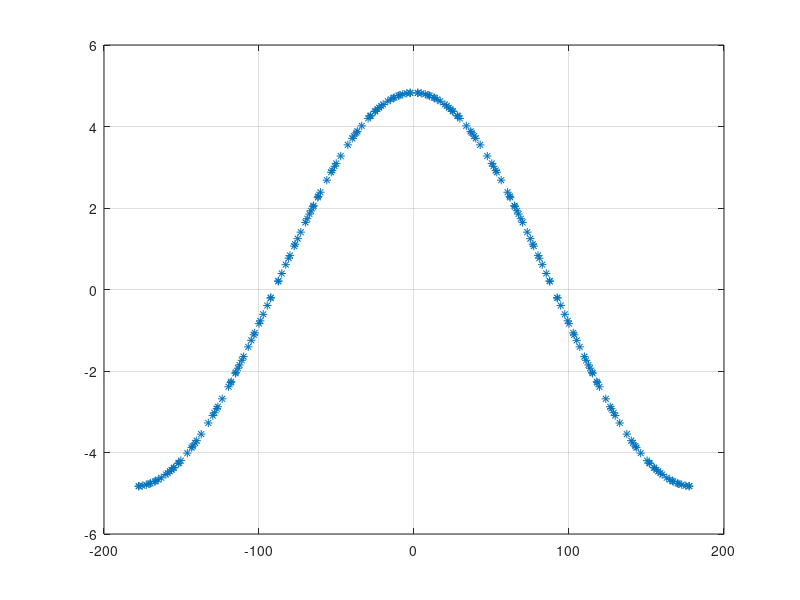
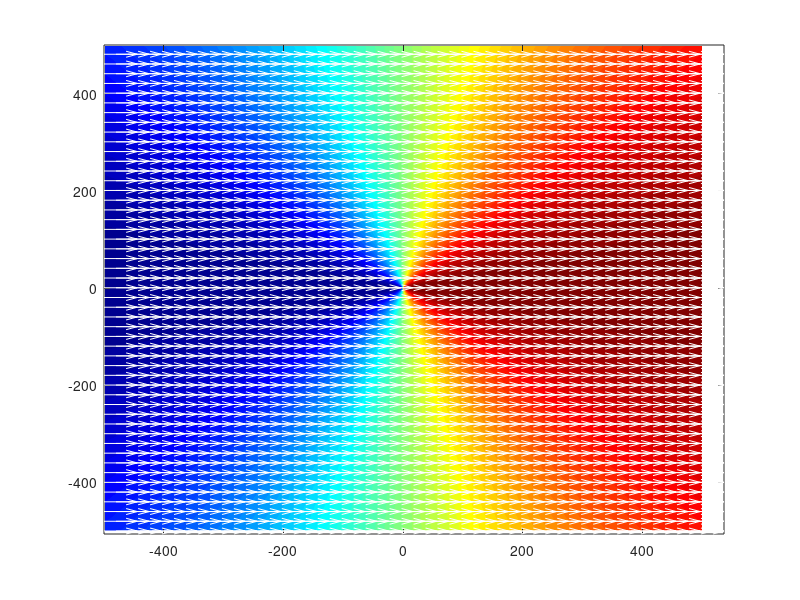

The MATLAB source for these figures, in order:
%% Wind field in 3D space
clear;
% close all;

nx = 1000; 
ny = 1000;
nz = 100;


vx = linspace(-5e2, 5e2, nx); % positions of x, y and z in space
vy = linspace(-5e2, 5e2, ny);

x0 = 3e2;
y0 = 3e2;
r0x = 0.5e2;
r0y = 0.5e2;

x1 = -3e2; 
y1 = 3e2;
r1x = 0.5e2; 
r1y = 0.5e2;


% vz = linspace(-5e2, 5e2, nz);

[x_, y_] = ndgrid(vx, vy); % ndgrid of position vectors
r_ = sqrt(x_.^2 + y_.^2);
phi_ = unwrap(angle(x_ + 1j .* y_));

x = (x_ - x0)/r0x; y = (y_ - y0)/r0y;
x11 = (x_ - x1)/r1x; y11 = (y_ - y1)/r1y;

% x = x_; y = y_;


r = sqrt(x.^2 + y.^2);

% phi = unwrap(angle(x + 1j .* y));
phi = pi/2 - atan2(y, x);

A = 5 .* exp(-(r - 1)/(2 .* 1^2));

r1 = sqrt(x11.^2 + y11.^2);

% phi = unwrap(angle(x + 1j .* y));
phi1 = pi/2 - atan2(y11, x11);

A1 = 5 .* exp(-(r1 - 1)/(2 .* 1^2));

ux = 5;

% 
% u = ux  .* ones(size(x));
% v = zeros(size(x));
% w = zeros(size(x));


u = ux .* ones(size(x));% + A .* cos(phi) + A1 .* cos(phi1);
v = zeros(size(x)); % -A .* sin(phi) - A1 .* sin(phi1);
w = zeros(size(x));


%%

% quiver3(x, y, z, u, v, w)


%% Have the co-ordinate system in polar form

% r = sqrt(x_.^2 + y_.^2);
% theta = atan(z./x);
% phi = atan(y./x);

% theta = unwrap(angle(z + 1j .* x));
theta = pi/12;
% phi = unwrap(angle(x_ + 1j .* y_));


% [r, theta, phi] = ndgrid(r, theta, phi);

vr = cos(theta) .* cos(phi_) .* u + cos(theta) .* sin(phi_) .* v + sin(theta) .* w;
vtheta = sin(theta) .* cos(phi_) .* u + sin(theta) .* sin(phi_) .* v - cos(theta) .* w;
vphi = -sin(phi_) .* u + cos(phi_) .* v;

%% plot of radial velocity
% 
% 
% % figure; surf(x, y, z, vr); shading interp; colorbar; colormap('jet');
% 
% 
% [faces,verts,colors] = isosurface(x,y,z,vr,-3,vr); 
% patch('Vertices',verts,'Faces',faces,'FaceVertexCData',colors,...
%     'FaceColor','interp','EdgeColor','interp')
% % view(-7.5,7.5)
% axis vis3d
% colormap jet; colorbar;
%  
%  xlabel('X'); ylabel('Y'); zlabel('Z');

%% Plot radial velocity  

[idx] = ((abs(r_) - 3e2 .* sqrt(2)) < 1e-1) & ((abs(r_) - 3e2 .* sqrt(2)) > 1e-2);


figure; plot(phi_(idx).* 180/pi, vr(idx), '*'); grid on;
%% 
figure; 
h = pcolor(x_,y_, vr);
set(h,'ZData',-1+zeros(size(vr)));
shading interp;
colormap('jet');
hold on;
% surface(x_, y_, (vr)); shading flat; colormap('jet'); colorbar;
% figure; surface(r_ .* cos(phi_), r_ .* sin(phi_), (vr.')); shading flat; colormap('jet'); colorbar;
e = 20;
quiver(x_(1:e:end, 1:e:end), y_(1:e:end, 1:e:end), u(1:e:end, 1:e:end), v(1:e:end, 1:e:end), 2, 'w');

% figure; surface(r_, phi_, (phi_ - atan2(v, u)) .* 180/pi); shading flat; colorbar;
